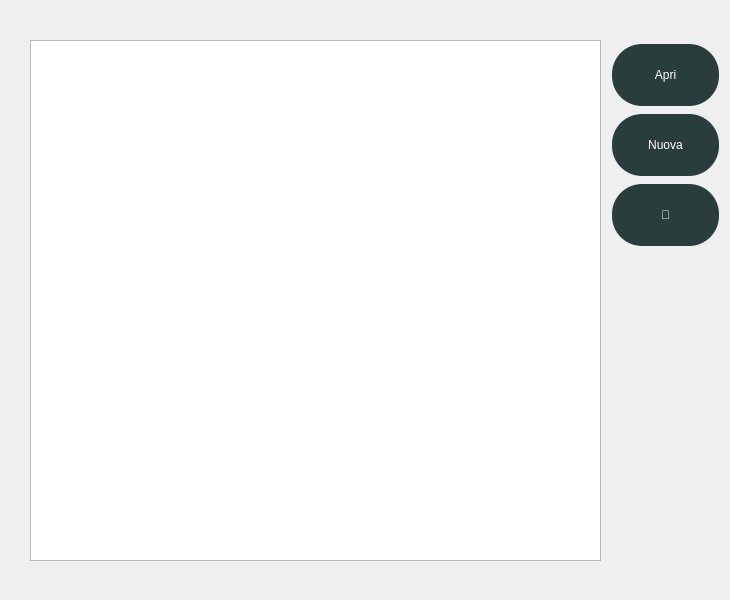
<?xml version="1.0" encoding="UTF-8"?>
<ui version="4.0">
 <class>Form</class>
 <widget class="QWidget" name="Form">
  <property name="geometry">
   <rect>
    <x>0</x>
    <y>0</y>
    <width>730</width>
    <height>600</height>
   </rect>
  </property>
  <property name="minimumSize">
   <size>
    <width>730</width>
    <height>600</height>
   </size>
  </property>
  <property name="maximumSize">
   <size>
    <width>730</width>
    <height>600</height>
   </size>
  </property>
  <property name="windowTitle">
   <string>Form</string>
  </property>
  <widget class="QLabel" name="sfondolistaprenotazione">
   <property name="geometry">
    <rect>
     <x>0</x>
     <y>0</y>
     <width>730</width>
     <height>600</height>
    </rect>
   </property>
   <property name="text">
    <string/>
   </property>
   <property name="pixmap">
    <pixmap resource="imaginePrenotazione.qrc">:/newPrefix/imagine.jpeg</pixmap>
   </property>
   <property name="scaledContents">
    <bool>true</bool>
   </property>
  </widget>
  <widget class="QListView" name="listView">
   <property name="geometry">
    <rect>
     <x>30</x>
     <y>40</y>
     <width>571</width>
     <height>521</height>
    </rect>
   </property>
  </widget>
  <widget class="QPushButton" name="buttonApri">
   <property name="geometry">
    <rect>
     <x>610</x>
     <y>40</y>
     <width>111</width>
     <height>70</height>
    </rect>
   </property>
   <property name="styleSheet">
    <string notr="true">QPushButton#buttonApri{
  background-color:#293d3d;
  border-radius: 30px;
  color: white;
  padding: 16px 32px;
  text-align: center;
  text-decoration: none;
  display: inline-block;
  font-size: 12px;
  margin: 4px 2px;
  transition-duration: 0.4s;
  cursor: pointer;
}
QPushButton#buttonApri:pressed{
 background-color: white; 
  color: black; 
  border: 3px solid #4CAF50;
}
QPushButton#buttonApri:hover {background-color: 	 #d1e0e0;}</string>
   </property>
   <property name="text">
    <string>Apri</string>
   </property>
  </widget>
  <widget class="QPushButton" name="buttonHome">
   <property name="geometry">
    <rect>
     <x>610</x>
     <y>180</y>
     <width>111</width>
     <height>70</height>
    </rect>
   </property>
   <property name="styleSheet">
    <string notr="true">QPushButton#buttonHome{
  background-color:#293d3d;
  border-radius: 30px;
  color: white;
  padding: 16px 32px;
  text-align: center;
  text-decoration: none;
  display: inline-block;
  font-size: 12px;
  margin: 4px 2px;
  transition-duration: 0.4s;
  cursor: pointer;
}
QPushButton#buttonHome:pressed{
 background-color: white; 
  color: black; 
  border: 3px solid #4CAF50;
}
QPushButton#buttonHome:hover {background-color: 	 #d1e0e0;}</string>
   </property>
   <property name="text">
    <string></string>
   </property>
  </widget>
  <widget class="QPushButton" name="buttonNuovprenotazione">
   <property name="geometry">
    <rect>
     <x>610</x>
     <y>110</y>
     <width>111</width>
     <height>70</height>
    </rect>
   </property>
   <property name="styleSheet">
    <string notr="true">QPushButton#buttonNuovprenotazione{
  background-color:#293d3d;
  border-radius: 30px;
  color: white;
  padding: 16px 32px;
  text-align: center;
  text-decoration: none;
  display: inline-block;
  font-size: 12px;
  margin: 4px 2px;
  transition-duration: 0.4s;
  cursor: pointer;
}
QPushButton#buttonNuovprenotazione:pressed{
 background-color: white; 
  color: black; 
  border: 3px solid #4CAF50;
}
QPushButton#buttonNuovprenotazione:hover {background-color: 	 #d1e0e0;}</string>
   </property>
   <property name="text">
    <string>Nuova</string>
   </property>
  </widget>
 </widget>
 <resources>
  <include location="imaginePrenotazione.qrc"/>
 </resources>
 <connections/>
</ui>
